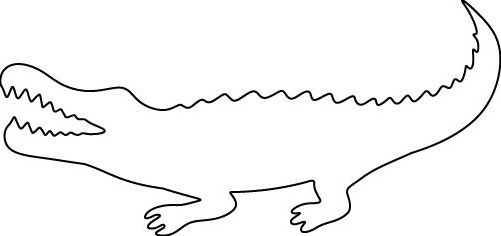
#> input picture assets/baker_2018_linedrawings/cropped/African_crocodile/African_crocodile.jpg, 501 x 236 px, given as the content of the folder assets/silhouettes, which was not available
$ python segment.py
#> lines starting #> are read from the running program, lines starting #| are printed output that depends on the picture; after the words box and inside, x2 and y2 are one past the last pixel; in counts of white or black regions, pixels touching at a corner belong together; pictures that were not available may be replaced by others from this repository, and a replacement may not be noted
"""
This script is for segmenting images from research paper screenshots
as in some research the image shape_based_image_generation is not available as usable format
(strong complaints.......)
"""


import cv2
import numpy as np
from skimage import measure
import os
from pathlib import Path
from rich.traceback import install
from tqdm import tqdm

install()


def segment_image(path_to_image: Path, min_area=50):
    """
    Segments the image into objects and returns a list of numpy arrays
    args:
        path_to_image: path to a folder where the images are stored.
        The images are screenshots of research papers
    returns:
        list of numpy arrays, each representing an object found in the image
        these will include letters, numbers, and symbols
    """
#> called with min_area = 50
    # Load the image in grayscale
    image = cv2.imread(str(path_to_image), cv2.IMREAD_GRAYSCALE)
#> image is the input picture: shape (236, 501); min 0, max 255, mean 246
    _, binary_image = cv2.threshold(image, 128, 255, cv2.THRESH_BINARY)
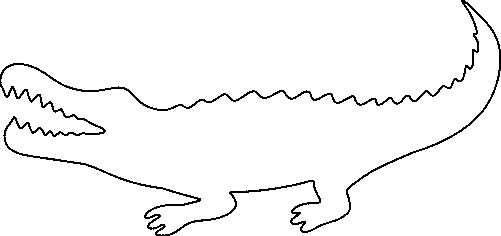
#> binary_image: shape (236, 501); 96.6% white; black in thin lines or dots
    inverted_binary_image = cv2.bitwise_not(binary_image)
#> inverted_binary_image: shape (236, 501); 3.4% white in thin lines or dots

    kernel = np.ones((3, 3), np.uint8)
    opened_image = cv2.morphologyEx(inverted_binary_image, cv2.MORPH_OPEN, kernel)
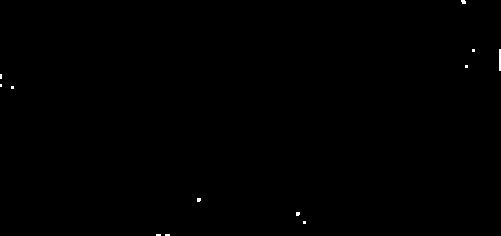
#> opened_image: shape (236, 501); 0.14% white; 12 white regions (11 under 20 px), largest, box (x1, y1, x2, y2) and area: (499, 49, 501, 71) 44

    labels = measure.label(opened_image, connectivity=2, background=0)
#> labels: shape (236, 501) int64; 13 distinct labels, from 0 to 12

    objects = []

    for label in tqdm(np.unique(labels)):
        if label == 0:  # Skip the background
            continue

        mask = np.zeros_like(labels, dtype=np.uint8)
        mask[labels == label] = 255

        # Check if the area of the object is greater than the minimum area threshold
        if np.sum(mask == 255) < min_area:
            continue

        # Extract the object and store it as a numpy array
        object_np = cv2.bitwise_and(opened_image, opened_image, mask=mask)
        objects.append(object_np)
#> this loop made 13 passes
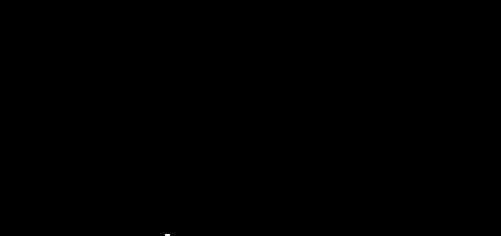
#> mask: shape (236, 501); 0.01% white; 1 white region (1 under 20 px)
#> after the loop, objects = []

    return objects


if __name__ == "__main__":
    PATH_TO_IMAGES = Path("assets", "silhouettes")
    images = os.listdir(PATH_TO_IMAGES)

    objects = [segment_image(PATH_TO_IMAGES / i) for i in images]
#> objects = [[]]
    objects = [item for sublist in objects for item in sublist]
#> objects = []

    # sort objects by size as we don't want letters
    objects = sorted(objects, key=lambda x: np.sum(x == 255), reverse=True)
    print(f"Found {len(objects)} objects from the images")
#| Found 0 objects from the images

    # store all objects as png in the temp folder
    for i, obj in tqdm(enumerate(objects)):
        cv2.imwrite(f"temp/{i}.png", obj)
#> this loop made 0 passes

$ run again, on assets/baker_2018_linedrawings/normal/hammer/hammer.jpg
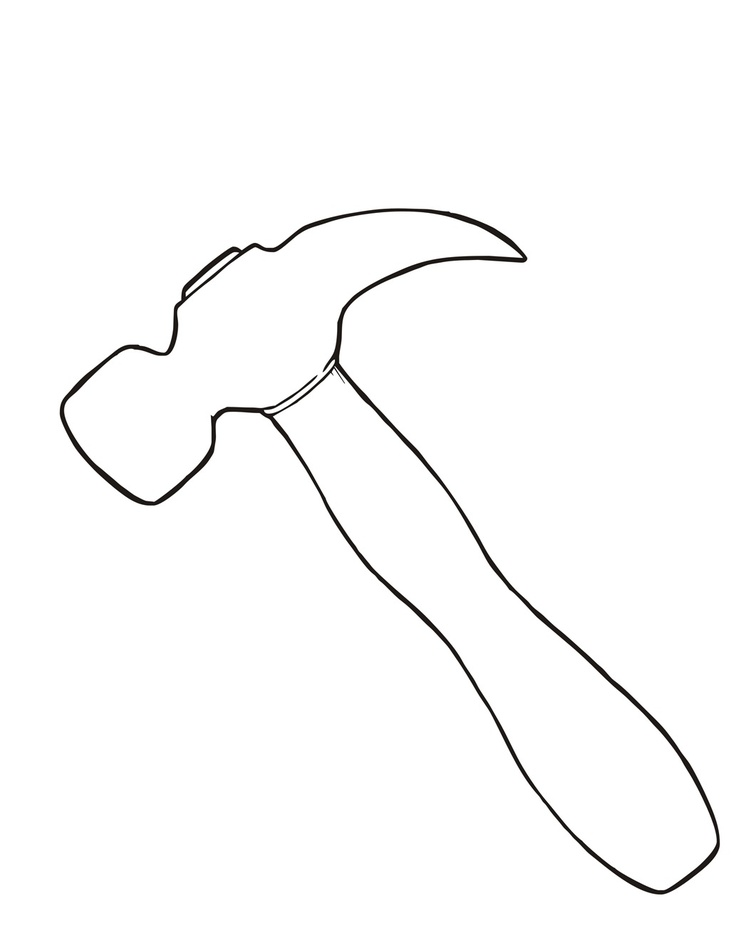
#> input picture assets/baker_2018_linedrawings/normal/hammer/hammer.jpg, 756 x 933 px, shrunk from 1061 x 1310 before the run, given as the content of the folder assets/silhouettes, which was not available
#> binary_image: shape (933, 756); 98.4% white; 1 black region, box (x1, y1, x2, y2) and area: (60, 208, 720, 894) 11336
#> in segment_image, `inverted_binary_image = cv2.bitwise_not(binary_image)`:
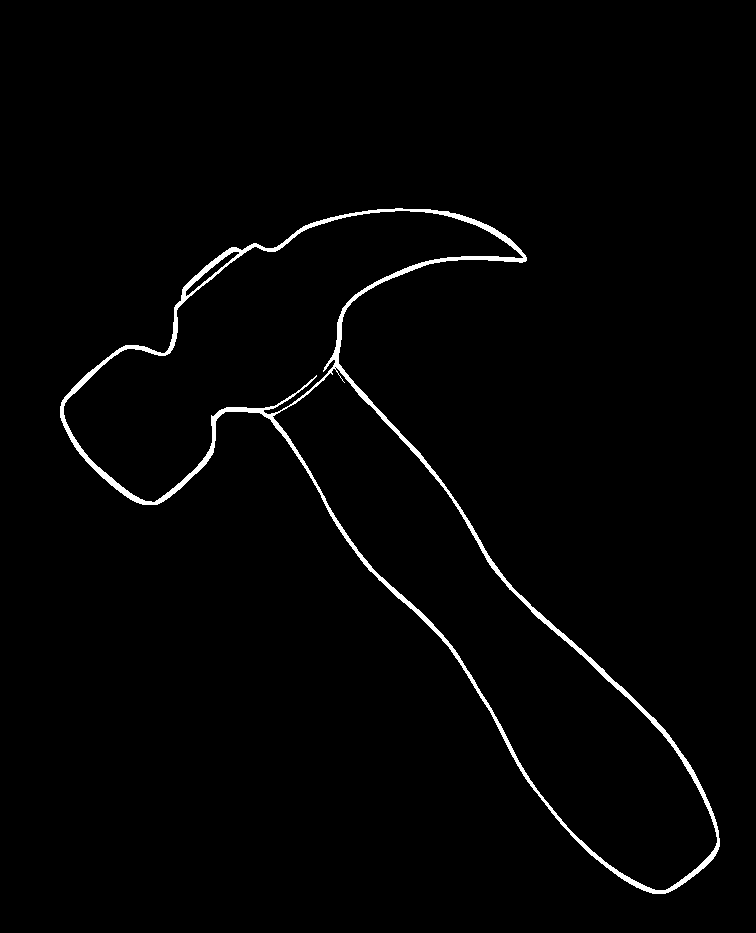
#> inverted_binary_image: shape (933, 756); 1.6% white; 1 white region, box (x1, y1, x2, y2) and area: (60, 208, 720, 894) 11336
#> opened_image: shape (933, 756); 1.5% white; 14 white regions (7 under 20 px), largest, box (x1, y1, x2, y2) and area: (60, 208, 403, 505) 3784, (330, 209, 527, 490) 2453, (453, 500, 719, 837) 1918
#> labels: shape (933, 756) int64; 15 distinct labels, from 0 to 14
#> the loop in segment_image, `for label in tqdm(np.unique(labels)):` made 15 passes
#> pass 3, in segment_image, `object_np = cv2.bitwise_and(opened_image, opened_image, mask=mask)`:
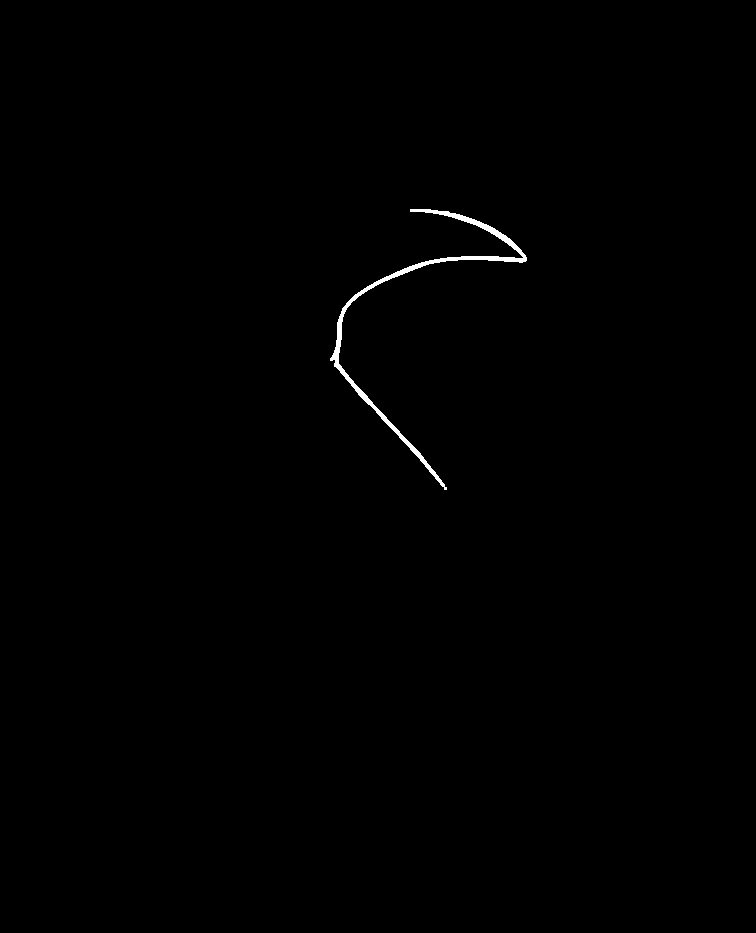
#> object_np: shape (933, 756); 0.35% white; 1 white region, box (x1, y1, x2, y2) and area: (330, 209, 527, 490) 2453
#> after the loop in segment_image, `for label in tqdm(np.unique(labels)):`: objects = 6 items
#> `objects = [segment_image(PATH_TO_IMAGES / i) for i in images]`: objects = 1 item
#> `objects = [item for sublist in objects for item in sublist]`: objects = 6 items
#| Found 6 objects from the images
#> the loop `for i, obj in tqdm(enumerate(objects)):` made 6 passes

$ run again, on assets/baker_2018_linedrawings/normal/ice_bear/ice_bear.jpg
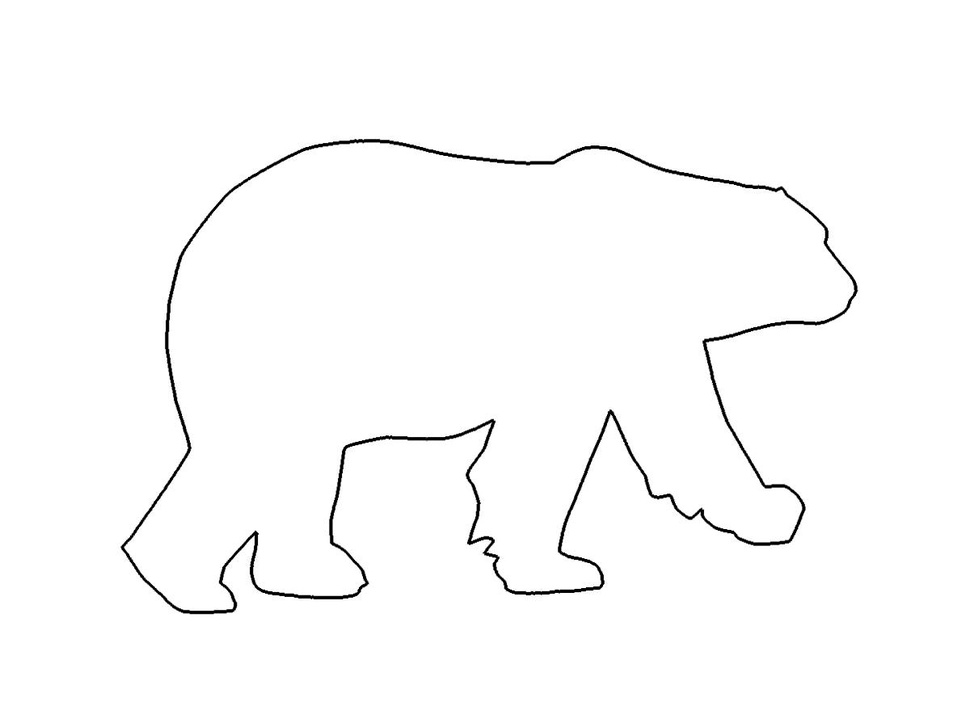
#> input picture assets/baker_2018_linedrawings/normal/ice_bear/ice_bear.jpg, 970 x 727 px, shrunk from 1200 x 900 before the run, given as the content of the folder assets/silhouettes, which was not available
#> in segment_image, image is the input picture: shape (727, 970); min 0, max 255, mean 251.5
#> binary_image: shape (727, 970); 98.7% white; 1 black region, box (x1, y1, x2, y2) and area: (121, 139, 858, 614) 9312
#> in segment_image, `inverted_binary_image = cv2.bitwise_not(binary_image)`:
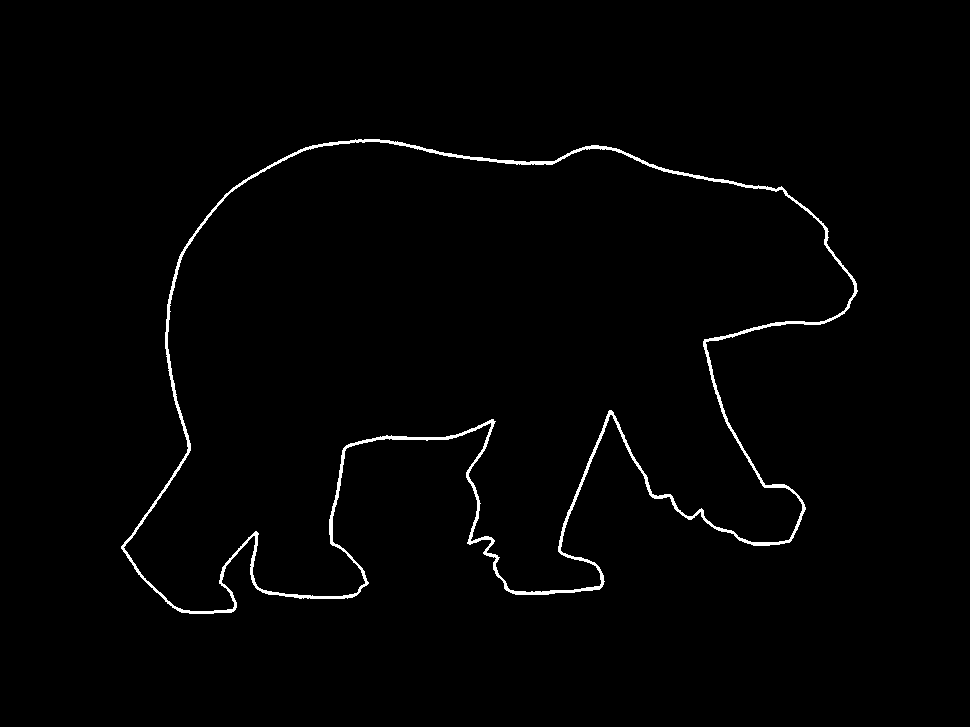
#> inverted_binary_image: shape (727, 970); 1.3% white; 1 white region, box (x1, y1, x2, y2) and area: (121, 139, 858, 614) 9312
#> in segment_image, `opened_image = cv2.morphologyEx(inverted_binary_image, cv2.MORPH_OPEN,..`:
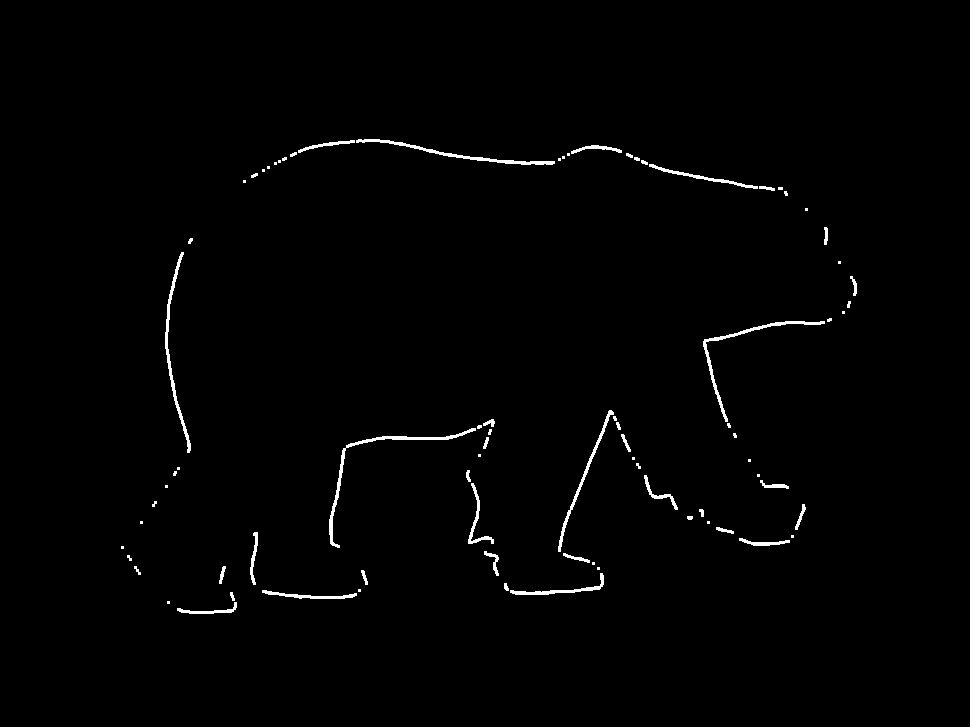
#> opened_image: shape (727, 970); 1% white; 80 white regions (38 under 20 px), largest, box (x1, y1, x2, y2) and area: (329, 428, 476, 548) 780, (703, 321, 825, 422) 658, (356, 139, 555, 165) 656
#> labels: shape (727, 970) int64; 81 distinct labels, from 0 to 80
#> the loop in segment_image, `for label in tqdm(np.unique(labels)):` made 81 passes
#> after the loop in segment_image, `for label in tqdm(np.unique(labels)):`: objects = 25 items
#> `objects = [segment_image(PATH_TO_IMAGES / i) for i in images]`: objects = 1 item
#> `objects = [item for sublist in objects for item in sublist]`: objects = 25 items
#| Found 25 objects from the images
#> the loop `for i, obj in tqdm(enumerate(objects)):` made 25 passes

$ run again, on assets/baker_2018_linedrawings/normal/sulphur_butterfly/sulphur_butterfly.jpg
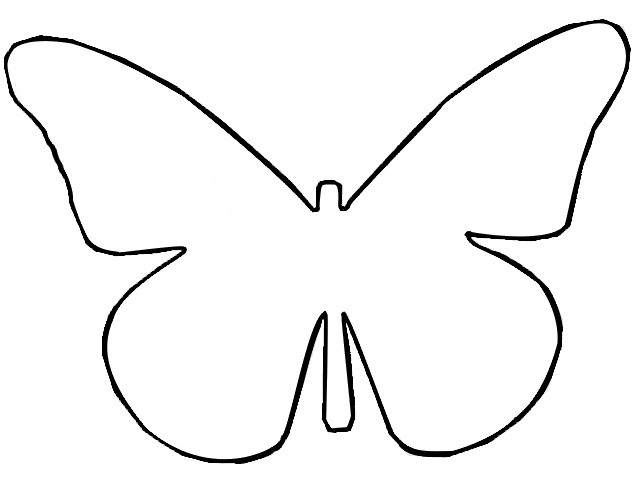
#> input picture assets/baker_2018_linedrawings/normal/sulphur_butterfly/sulphur_butterfly.jpg, 640 x 480 px, given as the content of the folder assets/silhouettes, which was not available
#> in segment_image, image is the input picture: shape (480, 640); min 0, max 255, mean 244.2
#> binary_image: shape (480, 640); 95.8% white; 1 black region, box (x1, y1, x2, y2) and area: (4, 19, 631, 464) 12840
#> in segment_image, `inverted_binary_image = cv2.bitwise_not(binary_image)`:
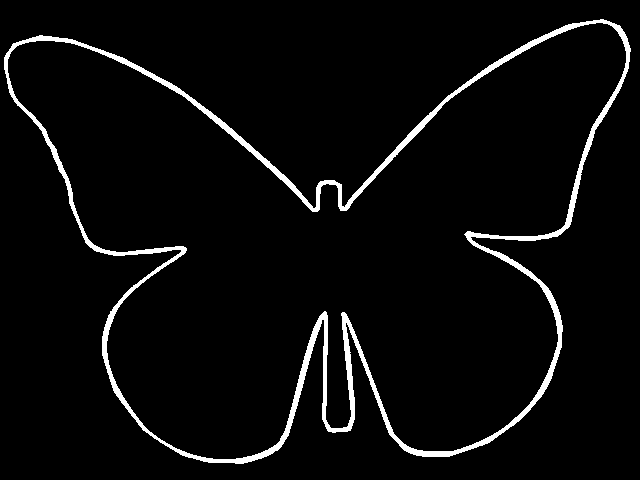
#> inverted_binary_image: shape (480, 640); 4.2% white; 1 white region, box (x1, y1, x2, y2) and area: (4, 19, 631, 464) 12840
#> opened_image: shape (480, 640); 4.2% white; 1 white region, box (x1, y1, x2, y2) and area: (4, 19, 631, 464) 12817
#> the loop in segment_image, `for label in tqdm(np.unique(labels)):` made 2 passes
#> after the loop in segment_image, `for label in tqdm(np.unique(labels)):`: objects = 1 item
#| Found 1 objects from the images
#> the loop `for i, obj in tqdm(enumerate(objects)):` made 1 pass
